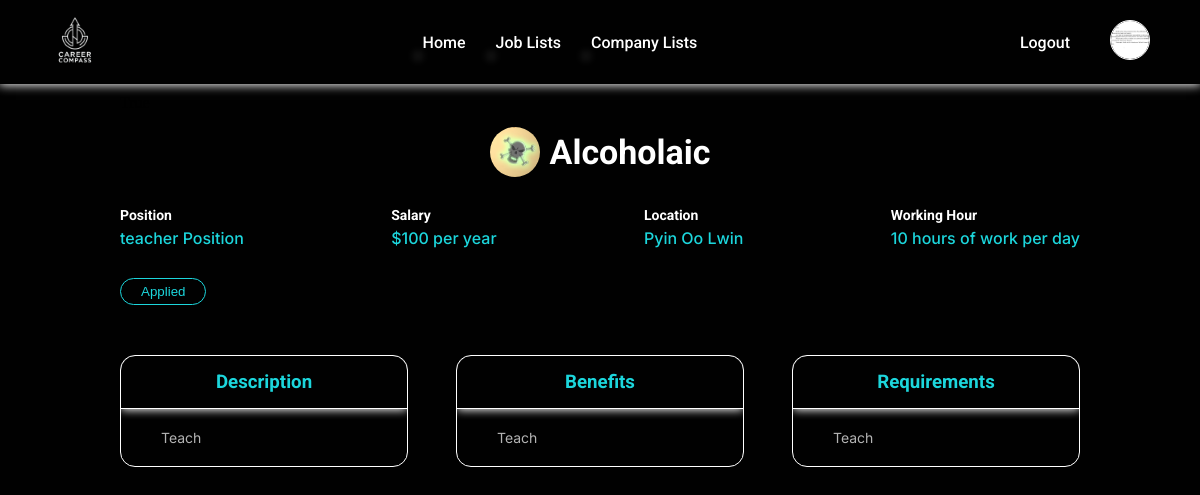
The page /jobDetails/25 (signed in) on the database its author committed.
### registration/models.py (models this page shows)
class User(AbstractUser):
    email = models.EmailField(unique=True)

class Employee(models.Model):
    user = models.OneToOneField(User, on_delete=models.CASCADE, related_name="employee")
    image = models.ImageField(upload_to="images/")
    location = models.TextField()
    description = models.TextField()
    age = models.IntegerField()
    currentCompany =models.CharField(max_length=64)
    gender = models.TextField(choices=[("male", "Male"), ("female", "Female")])
    education = models.CharField(max_length=64)
    experience = models.TextField()
    profession = models.TextField()
    skills = models.TextField()

class Company(models.Model):
    user = models.OneToOneField(User, on_delete=models.CASCADE, related_name="company")
    image = models.ImageField(upload_to='images/')
    location = models.TextField()
    description = models.TextField()

### jobs/models.py (models this page shows)
class Job(models.Model):
    owner = models.ForeignKey(Company, on_delete=models.CASCADE, related_name="jobs")
    position = models.CharField(max_length=64)
    salary = models.IntegerField()
    location = models.TextField()
    workingTime = models.IntegerField()
    field = models.CharField(max_length=64)
    description = models.TextField()
    requirement = models.TextField()
    benefit = models.TextField()
    type = models.CharField(max_length=5, default="open")
    year = models.IntegerField()
    month = models.IntegerField()
    day = models.IntegerField()
    hour = models.IntegerField()
    minute = models.IntegerField()
    second = models.IntegerField()

### jobs/views.py (the view, shortened to what this page needs)
# urls.py: path("jobDetails/<int:id>", views.jobDetails, name="jobDetails"),
def jobDetails(request, id):
    job = Job.objects.get(pk=id)
    if not job:
        return HttpResponseRedirect(reverse("index"))
    if hasattr(request.user, "employee"):
        type = "employee"
        alreadyApplied = False
        candidates = job.candidates.all()
        for candidate in candidates:
            if candidate.appliedPerson == request.user.employee:
                alreadyApplied = True
        return render(request, "job.html", {
            "type" : "employee",
            "job" : job,
            "alreadyApplied" : alreadyApplied
        })

### templates/job.html (shortened to what this page needs)
{% extends "layout.html" %}
{% load static %}
{% block css %}
    <link rel="stylesheet" href="{% static 'css/job.css' %}">
{% endblock %}
{% block main %}
    <div class="container">
        <div class="job-details">
            <div class="company">
                <img src="{{job.owner.image.url}}" alt="{{job.owner.user.username}}">
                <h2 class="name">{{job.owner.user.username}}</h2>
            </div>
            <div class="details">
                <div>
                    <h4>Position</h4>
                    <span>{{job.position}} Position</span>
                </div>
                <div>
                    <h4>Salary</h4>
                    <span>${{job.salary}} per year</span>
                </div>
                <div>
                    <h4>Location</h4>
                    <span>{{job.location}}</span>
                </div>
                <div>
                    <h4>Working Hour</h4>
                    <span>{{job.workingTime}} hours of work per day</span>
                </div>
            </div>
        </div>
        {% if type == "guest" %}
            <p class="guest-alert">You need to login in order to apply this <a href="{% url 'login' %}">Login Here</a></p>
        {% elif type == "employee" %}
            {% if alreadyApplied %}
                <button>
                    Applied
                </button>
            {% endif %}
        {% endif %}
    </div>
    <div class="job-infos">
        <div class="description info">
            <h3>Description</h3>
            <pre>{{job.description}}</pre>
        </div>
        <div class="benefit info">
            <h3>Benefits</h3>
            <pre>{{job.benefit}}</pre>
        </div>
        <div class="requirement info">
            <h3>Requirements</h3>
            <pre>{{job.requirement}}</pre>
        </div>
    </div>
{% endblock %}

### templates/layout.html (shortened to what this page needs)
{% load static %}
<!DOCTYPE html>
<html lang="en">
<head>
    <link rel="stylesheet" href="{% static 'css/layout.css' %}">
    {% block css %}
    {% endblock %}
</head>
<body>
    <header class="header">
        <nav class="navigation-bar">
            <ul>
                <li>
                    <a href="{% url 'index' %}">
                        <img class="logo" src="{% static 'images/logo.png' %}" alt="CareerCompass">
                    </a>
                </li>
            </ul>
            <ul>
                <li><a href="{% url 'index' %}">Home</a></li>
                <li><a href="{% url 'jobs' %}">Job Lists</a></li>
                <li><a href="{% url 'companyList' %}">Company Lists</a></li>
            </ul>
            <ul>
                {% if type == "employee" %}
                    <li><a href="{% url 'logout' %}">Logout</a></li>
                    <li><a href="{% url 'employeeProfile' user.employee.id %}">
                        <img src="{{user.employee.image.url}}" alt="{{user.username}}" class="profile">
                    </a></li>
                {% else %}
                    <li><a href="{% url 'register_view' %}" class="register">Register</a></li>
                    <li><a href="{% url 'login' %}" class="signin">Sign In</a></li>
                {% endif %}
            </ul>
        </nav>
    </header>
    {% block main %}
    {% endblock %}
</body>
</html>

### static/css/layout.css (style rules this page uses)
* { margin: 0; padding: 0; box-sizing: border-box; }
:root { --backColor : #010101; --textColor : #FFFFFF; --styleColor : #1CD6DC; --headingFont : "Roboto", sans-serif; --textFont : "Inter", sans-serif; --largestSize : 40px; --largeSize : 34px; --mediumSize : 20px; --textSize : 16px; --smallSize : 14px; }
body { background-color: var(--backColor); overflow-x: hidden; }
.profile { width: 40px; height: 40px; border-radius: 50%; object-fit: cover; object-position: center; border: 1px solid var(--textColor); }
.header { background-color: var(--backColor); font-family: var(--headingFont); font-weight: 500; font-size: var(--textSize); box-shadow: 0px 0px 10px 1px var(--textColor); position: sticky; top: 0; z-index: 3; }
.navigation-bar, .navigation-bar ul { display: flex; justify-content: space-between; align-items: center; }
.navigation-bar ul { list-style-type: none; }
.navigation-bar ul li { padding: 0px 5px; }
.header .navigation-bar ul li a { text-decoration: none; color: var(--textColor); }
.logo { width: 80px; margin-left: 30px; }
.navigation-bar ul:nth-child(2) li { margin: 0px 10px; position: relative; }
.navigation-bar ul:nth-child(2) li::after { content: ''; position: absolute; width: 0px; height: 2px; background-color: var(--textColor); left: 0; bottom: -5px; transition: all 0.3s linear; box-shadow: 0px 0px 10px 1px var(--textColor); }
.navigation-bar ul:nth-child(3) { margin-right: 30px; }
.navigation-bar ul:nth-child(3) li { margin: 0px 5px; }
.navigation-bar ul:nth-child(3) li a { padding: 5px 10px; display: block; transition: all 0.3s linear; }

### static/css/job.css (style rules this page uses)
* { margin: 0; padding: 0; box-sizing: border-box; }
:root { --backColor : #010101; --textColor : #FFFFFF; --styleColor : #1CD6DC; --headingFont : "Roboto", sans-serif; --textFont : "Inter", sans-serif; --largestSize : 40px; --largeSize : 34px; --mediumSize : 20px; --textSize : 16px; --smallSize : 14px; }
.container { width: 80%; margin: 10px auto; }
.container .job-details { display: flex; flex-direction: column; }
.container .job-details .details { display: flex; justify-content: space-between; gap: 10px; margin: 10px 0px; }
.company { display: flex; align-items: center; gap: 10px; margin: auto; }
.company img { width: 50px; height: 50px; object-fit: cover; border-radius: 50%; }
.container .job-details .details span { color: var(--styleColor); font-family: var(--textFont); font-size: var(--textSize); font-weight: 500; margin: 5px 0px; }
.name { font-family: var(--headingFont); color: var(--textColor); font-size: var(--largeSize); margin: 20px 0px; }
.job-infos { width: 80%; margin: 30px auto; display: flex; justify-content: space-between; align-items: flex-start; }
.job-infos > div.info { width: 30%; border: 1px solid var(--textColor); border-radius: 15px; max-height: 0px; overflow: hidden; transition: all 2s linear; }
.job-infos > div > h3 { padding: 15px 0px; text-align: center; border-bottom: 1px solid var(--textColor); box-shadow: 0px 1px 10px 0px var(--textColor); border-radius: 15px 15px 0px 0px; font-family: var(--headingFont); color: var(--styleColor); }
.job-infos > div > pre { padding: 20px 40px; font-family: var(--textFont); font-size: var(--smallSize); color: rgba(255, 255, 255, 0.7) }
.details > div > h4 { font-family: var(--headingFont); color: var(--textColor); font-size: var(--smallSize); margin: 5px 0px; }
.details > div > span { font-size: var(--smallSize); }
.benefit { transition-delay: 1s; }
.requirement { transition-delay: 2s; }
button { border: 1px solid var(--styleColor); border-radius: 15px; padding: 5px 20px; color: var(--styleColor); background-color: var(--backColor); cursor: pointer; transition: all 0.5s linear; margin: 20px 0px; }

### rows shown on the page
User: employee.image (picture)
Job: owner.image (picture), owner.user.username "Alcoholaic", position "teacher", salary "100", location "Pyin Oo Lwin", workingTime "10", description "Teach", benefit "Teach", requirement "Teach"
